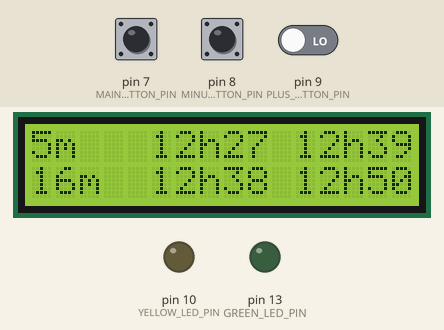
This sketch was run on a simulated Arduino Uno, built with avr-gcc and run on an emulated ATmega328P. On the bench: 16×2 character LCD, output pins drawn as LEDs (lit = HIGH). Inputs (shaded band) come from the test bench; at power-on: pin 7 (MAIN_BUTTON_PIN) LOW, pin 8 (MINUS_BUTTON_PIN) LOW, pin 9 (PLUS_BUTTON_PIN) LOW. What the sketch prints to the serial monitor is not drawn.

Above: at 1.5 s.
1.6 s: pin 7 (MAIN_BUTTON_PIN) pulled HIGH for 0.15 s
At 2.8 s:
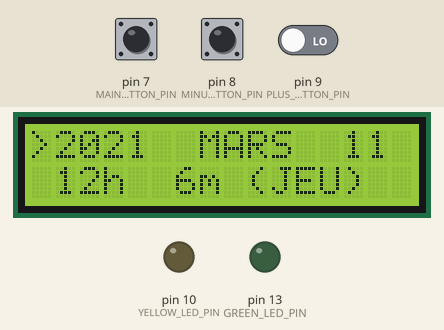
3.2 s: pin 8 (MINUS_BUTTON_PIN) pulled HIGH for 0.15 s
At 4.2 s:
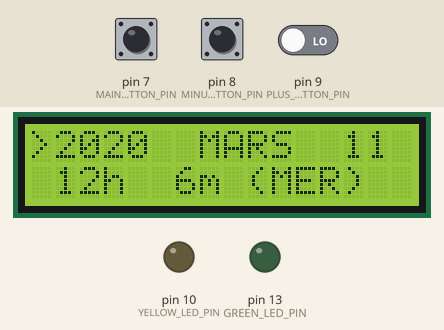
4.8 s: pin 8 (MINUS_BUTTON_PIN) pulled HIGH for 1 s
At 5.5 s:
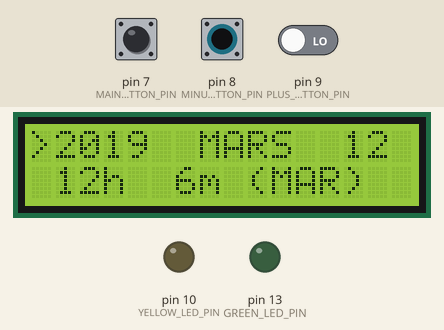
7.3 s: pin 8 (MINUS_BUTTON_PIN) pulled HIGH for 0.15 s
At 8.5 s:
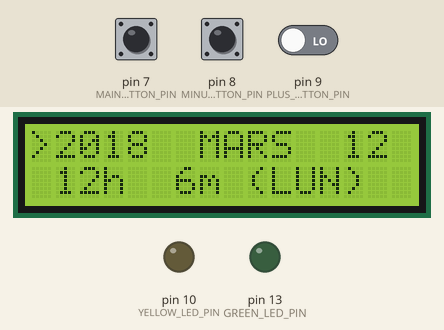
8.9 s: pin 8 (MINUS_BUTTON_PIN) pulled HIGH for 3.2 s
At 9.8 s:
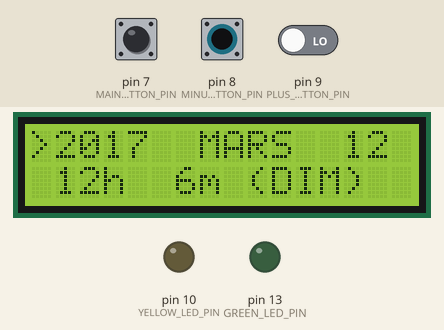
13.6 s: pin 8 (MINUS_BUTTON_PIN) pulled HIGH for 0.15 s
At 14.6 s:
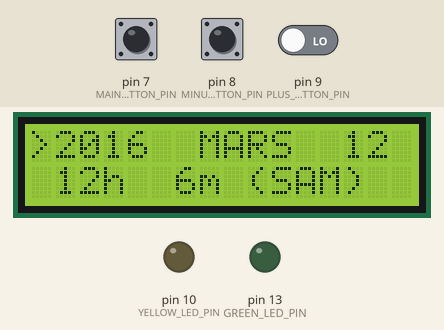
Timing chart, 0 to 16.2 s (numbered marks = the images above; inputs shaded):
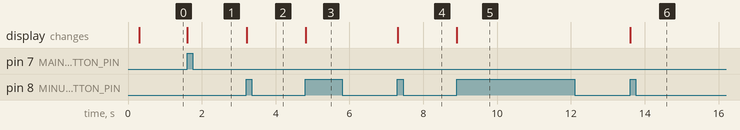

The sketch:

main.ino
```cpp
#include <LiquidCrystal.h>
#include <TimeLib.h>

// Misc
unsigned long lastMillis;

// Time constants
const int MINUTES_IN_A_DAY = 1440;
const char *DAYS[7] = {"DIM", "LUN", "MAR", "MER", "JEU", "VEN", "SAM"};
const char *MONTHS[12] = {
  "JAN",
  "FEV",
  "MARS",
  "AVR",
  "MAI",
  "JUIN",
  "JUIL",
  "AOUT",
  "SEPT",
  "OCT",
  "NOV",
  "DEC"
};

// Buttons
const int MAIN_BUTTON_PIN = 7;
const int MINUS_BUTTON_PIN = 8;
const int PLUS_BUTTON_PIN = 9;
int mainButtonState = LOW;
int minusButtonState = LOW;
int plusButtonState = LOW;

// Leds
const int GREEN_LED_PIN = 13;
const int YELLOW_LED_PIN = 10;

// LCD Screen
const int rs = 12, en = 11, d4 = 5, d5 = 4, d6 = 3, d7 = 2;
LiquidCrystal lcd(rs, en, d4, d5, d6, d7);

// Settings
bool configScreen = false;
int currentSetting = 0;
const int SETTINGS_POSITIONS[5][2] = {{1, 0}, {7, 0}, {13, 0}, {1, 1}, {6, 1}};
const int SETTINGS_COUNT = 5;

// App constants
const int WALK_TIME = 3;
const int MAX_WAITING_TIME = 120;

// Times
const int BUSES_COUNT = 77;
int BUSES[BUSES_COUNT][3] = {
  {329,	341, 351},
  {360, 371, 381},
  {381, 392, 402},
  {402, 413, 423},
  {413, 424, 434},
  {426, 437, 447},
  {438, 450, 461},
  {449, 462, 474},
  {460, 474, 486},
  {471, 485, 497},
  {482, 496, 508},
  {493, 507, 519},
  {504, 518, 530},
  {515, 529, 541},
  {525, 539, 551},
  {536, 549, 561},
  {547, 560, 572},
  {558, 571, 583},
  {569, 582, 594},
  {580, 593, 605},
  {591, 604, 616},
  {602, 615, 627},
  {613, 626, 638},
  {624, 637, 649},
  {635, 648, 660},
  {646, 659, 671},
  {657, 670, 682},
  {668, 681, 693},
  {679, 692, 704},
  {690, 703, 715},
  {701, 714, 726},
  {712, 725, 737},
  {723, 736, 748},
  {734, 747, 759},
  {745, 758, 770},
  {756, 769, 781},
  {767, 780, 792},
  {778, 791, 803},
  {789, 802, 814},
  {800, 813, 825},
  {811, 824, 836},
  {822, 835, 847},
  {833, 846, 858},
  {844, 857, 869},
  {855, 868, 880},
  {866, 879, 891},
  {877, 890, 902},
  {888, 901, 913},
  {899, 912, 924},
  {910, 923, 935},
  {921, 934, 946},
  {932, 945, 957},
  {943, 956, 968},
  {954, 967, 979},
  {965, 978, 990},
  {976, 990, 1002},
  {987, 1001, 1013},
  {998, 1011,	1023},
  {1009, 1022, 1034},
  {1020, 1032, 1044},
  {1031, 1043, 1055},
  {1042, 1054, 1066},
  {1053, 1065, 1077},
  {1063, 1075, 1087},
  {1073, 1084, 1096},
  {1084, 1095, 1107},
  {1095, 1106, 1117},
  {1106, 1117, 1128},
  {1117, 1128, 1139},
  {1128, 1139, 1149},
  {1140, 1151, 1161},
  {1155, 1166, 1176},
  {1183, 1194, 1204},
  {1204, 1215, 1225},
  {1230, 1241, 1251},
  {1265, 1276, 1286},
  {1303, 1314, 1324}
};

const int SATURDAY_BUSES_COUNT = 53;
int SATURDAY_BUSES[SATURDAY_BUSES_COUNT][3] = {
  {376, 385, 395},
  {405, 414, 424},
  {446, 456, 466},
  {460, 471, 481},
  {476, 487, 497},
  {492, 503, 513},
  {508, 519, 529},
  {524, 535, 545},
  {540, 550, 560},
  {556, 566, 576},
  {572, 582, 592},
  {588, 598, 608},
  {604, 614, 624},
  {620, 630, 640},
  {636, 646, 656},
  {652, 662, 672},
  {668, 678, 688},
  {684, 694, 704},
  {700, 710, 720},
  {716, 726, 736},
  {732, 742, 752},
  {748, 758, 768},
  {764, 774, 784},
  {781, 791, 801},
  {796, 806, 816},
  {812, 822, 832},
  {828, 838, 848},
  {844, 854, 864},
  {860, 870, 880},
  {876, 886, 896},
  {892, 902, 912},
  {908, 918, 929},
  {924, 934, 946},
  {940, 950, 961},
  {956, 967, 978},
  {972, 983, 994},
  {988, 999, 1010},
  {1004, 1015, 1026},
  {1020, 1031, 1042},
  {1036, 1047, 1058},
  {1052, 1063, 1074},
  {1068, 1079, 1090},
  {1084, 1094, 1105},
  {1100, 1110, 1121},
  {1116, 1126, 1137},
  {1131, 1141, 1152},
  {1147, 1157, 1168},
  {1163, 1173, 1184},
  {1190, 1200, 1211},
  {1209, 1219, 1230},
  {1237, 1247, 1258},
  {1268, 1278, 1289},
  {1308, 1318, 1328}
};

const int HOLIDAY_BUSES_COUNT = 13;
int HOLIDAY_BUSES[HOLIDAY_BUSES_COUNT][3] = {
  {480,	491, 495},
  {535, 546, 550},
  {595, 605, 610},
  {655, 665, 670},
  {715, 725, 730},
  {775, 785, 790},
  {835, 845, 850},
  {895, 905, 910},
  {955, 965, 970},
  {1015, 1025, 1030},
  {1075, 1085, 1090},
  {1135, 1145, 1150},
  {1195, 1205, 1210}
};

const int NIGHT_BUSES_COUNT = 4;
int NIGHT_BUSES[NIGHT_BUSES_COUNT][3] = {
  {1355, 1363, 1390},
  {1395, 1403, 1430},
  {1435, 3, 30},
  {1475, 43, 70}
};

// Buses
int* busesList[100];
const int* nextBus = BUSES[0];
const int* followingBus = BUSES[0];
bool serviceEnd = false;

void setup() {
  Serial.begin(9600);
  setTime(12, 6, 0, 11, 3, 2021);
  lcd.begin(16, 2); // 16 columns, 2 rows
  setNextBus();
  update();
  pinMode(MAIN_BUTTON_PIN, INPUT);
  pinMode(GREEN_LED_PIN, OUTPUT);
  pinMode(YELLOW_LED_PIN, OUTPUT);
}

// Set bus list based on the current day
void setBusList() {
  emptyBusList();
  int dayBusesCount = addDaysBus();

  // Add night buses if friday or saturday
  if (hasNightBuses()) {
    Serial.println("Has night buses");
    for (int i = 0; i < NIGHT_BUSES_COUNT; i++) {
      busesList[i + dayBusesCount] = NIGHT_BUSES[i];
    }
  } else {
    Serial.println("No night buses");

  }
}

// Add buses for the day and return the number of buses
int addDaysBus() {
  int dayBusesCount;

  if (todayIsHoliday()) { // Holiday or sunday
    dayBusesCount = HOLIDAY_BUSES_COUNT;
    for (int i = 0; i < HOLIDAY_BUSES_COUNT; i++) {
      busesList[i] = HOLIDAY_BUSES[i];
    }
  } else if (isSaturday()) {
    dayBusesCount = SATURDAY_BUSES_COUNT;
    for (int i = 0; i < SATURDAY_BUSES_COUNT; i++) {
      busesList[i] = SATURDAY_BUSES[i];
    }
  } else { // Normal week day
    dayBusesCount = BUSES_COUNT;
    for (int i = 0; i < BUSES_COUNT; i++) {
      busesList[i] = BUSES[i];
    }
  }

  return dayBusesCount;
}

// Fill the bus list with NULL values
void emptyBusList() {
  for (int i = 0; i < 100; i++) {
    busesList[i] = NULL;
  }
}

// Return true if night buses are active
// TODO : false if jour férié
bool hasNightBuses() {
  return
    (weekday() == 6 && hour() > 12 && !todayIsHoliday()) // Friday evening
    || (weekday() == 7 && hour() < 12 && !yesterdayWasHoliday()) // Saturday night
    || (weekday() == 7 && hour() > 12 && !todayIsHoliday()) // Saturday evening
    || (weekday() == 1 && hour() < 12 && !yesterdayWasHoliday()); // Sunday night
}

// Return true if the day is sunday or a holiday
bool todayIsHoliday() {
  return weekday() == 1 || isHoliday();
}

// Return true if yesterday was a holiday
bool yesterdayWasHoliday() {
  adjustTime(-86400);
  bool wasHoliday = weekday() == 2 || isHoliday();
  adjustTime(86400);

  return wasHoliday;
}

// Return true if the day is a holiday
bool isHoliday() {
  return (month() == 1 && day() == 1) // Jour de l'an
    || (month() == 4 && day() == 5) // Lundi de Pâques
    || (month() == 5 && day() == 1) // Fête du travail
    || (month() == 5 && day() == 8) // Victoire 1945
    || (month() == 5 && day() == 13) // Ascension
    || (month() == 5 && day() == 24) // Pentecôte
    || (month() == 7 && day() == 14) // Fête nationale
    || (month() == 8 && day() == 15) // Assomption
    || (month() == 11 && day() == 1) // Toussaint
    || (month() == 11 && day() == 11) // Armistice 1918
    || (month() == 12 && day() == 25); // Noël
}

// Return true if the day is saturday
bool isSaturday() {
  return weekday() == 7;
}

// Find what bus is the next and store it
void setNextBus() {
  setBusList();
  nextBus = NULL;
  followingBus = NULL;

  for (int i = 0; i < 100; i++) {
    if (isNextBus(busesList[i])) {
      nextBus = busesList[i];

      if (busesList[i + 1]) {
        followingBus = busesList[i + 1];
      }

      break;
    }
  }
}

// Return true if the given bus is the next
bool isNextBus(int *bus) {
  return (
    bus[0] > getMinuteOfTheDay() - 1 + WALK_TIME
    && bus[0] - getMinuteOfTheDay() < MAX_WAITING_TIME
  ) || (
    bus[0] % MINUTES_IN_A_DAY > getMinuteOfTheDay() - 1 + WALK_TIME
    && bus[0] % MINUTES_IN_A_DAY - getMinuteOfTheDay() < MAX_WAITING_TIME
  );
}

// Get the minute of the day (from 0 to 1439)
int getMinuteOfTheDay() {
  return (hour() * 60) + minute();
}

// Global update, every minute
void update() {
  setNextBus();

  if (nextBus) {
    printTimes();
  } else {
    digitalWrite(GREEN_LED_PIN, LOW);
    digitalWrite(YELLOW_LED_PIN, LOW);
    lcd.clear();
    printServiceEnd(0);
  }
}

// Get the time between now and the next bus, with the walk time
int getWaitingTime(const int* bus) {
  return (bus[0] - getMinuteOfTheDay() - WALK_TIME) % MINUTES_IN_A_DAY;
}

// Print the end service message on the required row
void printServiceEnd(int row) {
  lcd.setCursor(0, row);
  lcd.print("Fin de service");
}

// Print the times for the two buses
void printTimes() {
  lcd.clear();

  printBusTimes(nextBus, 0);

  if (followingBus) {
    printBusTimes(followingBus, 1);
  } else {
    printServiceEnd(1);
  }
}

// Print the time of the given bus on the given row
void printBusTimes(const int* bus, int row) {
  lcd.setCursor(0, row);

  if (bus) {
    int in = getWaitingTime(bus);

    if (row == 0) {
      digitalWrite(GREEN_LED_PIN, in <= 2 ? HIGH : LOW);
      digitalWrite(YELLOW_LED_PIN, in == 0 ? HIGH : LOW);
    }

    lcd.print(in == 0 ? "GO!" : String(in) + "m");
    lcd.setCursor(5, row);
    lcd.print(format(bus[1]));
    lcd.setCursor(11, row);
    lcd.print(format(bus[2]));
  } else {
    lcd.print("Fin de service");
  }
}

// Convert minutes to HH:mm display (ex: 123 -> 2h03)
String format(int minutes) {
  String minutesRemainder = String(minutes % 60);
  if (minutes % 60 < 10) {
    minutesRemainder = "0" + minutesRemainder;
  }

  return String(minutes / 60) + "h" + minutesRemainder;
}

// Event listener for main button
void onMainButtonPress() {
  if (!configScreen) {
    configScreen = true;
    currentSetting = 0;
    showConfigScreen();
  } else {
    goToNextSetting();
  }
}

// Event listener for minus button
void onMinusButtonPress() {
  if (configScreen) {
    updateCurrentSetting(-1);
  }
}

// Event listener for plus button
void onPlusButtonPress() {
  if (configScreen) {
    updateCurrentSetting(1);
  }
}

// Init the config screen
void showConfigScreen() {
  lcd.clear();

  const String values[5] = {
    String(year()),
    String(MONTHS[month() - 1]),
    String(day()),
    String(hour()) + "h",
    String(minute()) + "m (" + DAYS[weekday() - 1] + ")"
  };

  for (int i = 0; i < 5; i++) {
    lcd.setCursor(SETTINGS_POSITIONS[i][0], SETTINGS_POSITIONS[i][1]);
    lcd.print(values[i]);
  }

  printCursor();
}

// Go to next setting, close if last one
void goToNextSetting() {
  if (currentSetting < SETTINGS_COUNT - 1) {
    currentSetting++;
    showConfigScreen();
  } else {
    configScreen = false;
    setNextBus();
    update();
  }
}

// Print cursor before the current setting
void printCursor() {
  lcd.setCursor(
    SETTINGS_POSITIONS[currentSetting][0] - 1,
    SETTINGS_POSITIONS[currentSetting][1]
  );
  lcd.print(">");
}

// Increase the value of the current setting
void updateCurrentSetting(int variation) {
  switch(currentSetting) {
    case 0: // Year
      adjustTime(31536000 * variation);
      break;
    case 1: // Month
      adjustTime(2628000 * variation);
      break;
    case 2: // Day
      adjustTime(86400 * variation);
      break;
    case 3: // Hour
      adjustTime(3600 * variation);
      break;
    case 4: // Minute
      adjustTime(60 * variation);
      break;
    default:
      break;
  }
  showConfigScreen();
}

// TODO : fix minute jump
void loop() {
  if (millis() - lastMillis >= 1 * 60 * 1000UL) {
    lastMillis = millis();
    if (!configScreen) {
      update();
    }
  }

  listenButton(MAIN_BUTTON_PIN, mainButtonState, &onMainButtonPress);
  listenButton(MINUS_BUTTON_PIN, minusButtonState, &onMinusButtonPress);
  listenButton(PLUS_BUTTON_PIN, plusButtonState, &onPlusButtonPress);
}

// Call the given callback when the given button is pressed
void listenButton(int pin, int &state, void (*callback)()) {
  if (digitalRead(pin) == HIGH) {
    if (state == LOW) {
      state = HIGH;
      callback();
    }
  } else {
    state = LOW;
  }
}
```

Measured:
- after the input at 1.6 s, the display: changes at once (image 1)
- after the input at 3.2 s, the display: changes at once (image 2)
- after the input at 4.8 s, the display: changes at once (image 3)
- after the input at 7.3 s, the display: changes at once (image 4)
- after the input at 8.9 s, the display: changes at once (image 5)
- after the input at 13.6 s, the display: changes at once (image 6)
